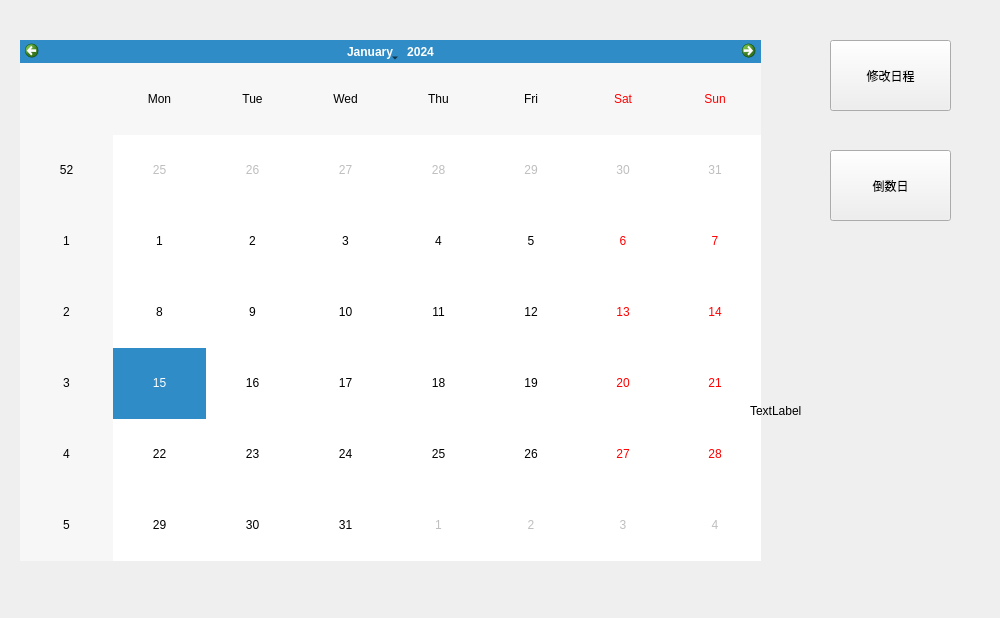
<?xml version="1.0" encoding="UTF-8"?>
<ui version="4.0">
 <class>calendarMC</class>
 <widget class="QWidget" name="calendarMC">
  <property name="geometry">
   <rect>
    <x>0</x>
    <y>0</y>
    <width>1000</width>
    <height>618</height>
   </rect>
  </property>
  <property name="minimumSize">
   <size>
    <width>1000</width>
    <height>618</height>
   </size>
  </property>
  <property name="maximumSize">
   <size>
    <width>1000</width>
    <height>618</height>
   </size>
  </property>
  <property name="windowTitle">
   <string>日历</string>
  </property>
  <property name="windowIcon">
   <iconset resource="images.qrc">
    <normaloff>:/image/cal_ico.jpg</normaloff>:/image/cal_ico.jpg</iconset>
  </property>
  <property name="styleSheet">
   <string notr="true"/>
  </property>
  <widget class="QCalendarWidget" name="calendarWidget">
   <property name="geometry">
    <rect>
     <x>20</x>
     <y>40</y>
     <width>741</width>
     <height>521</height>
    </rect>
   </property>
   <property name="whatsThis">
    <string>&lt;html&gt;&lt;head/&gt;&lt;body&gt;&lt;p&gt;你好&lt;/p&gt;&lt;/body&gt;&lt;/html&gt;</string>
   </property>
   <property name="styleSheet">
    <string notr="true"/>
   </property>
  </widget>
  <widget class="QPushButton" name="Modify">
   <property name="geometry">
    <rect>
     <x>830</x>
     <y>40</y>
     <width>121</width>
     <height>71</height>
    </rect>
   </property>
   <property name="styleSheet">
    <string notr="true"/>
   </property>
   <property name="text">
    <string>修改日程</string>
   </property>
  </widget>
  <widget class="QPushButton" name="countdowndays">
   <property name="geometry">
    <rect>
     <x>830</x>
     <y>150</y>
     <width>121</width>
     <height>71</height>
    </rect>
   </property>
   <property name="styleSheet">
    <string notr="true"/>
   </property>
   <property name="text">
    <string>倒数日</string>
   </property>
  </widget>
  <widget class="QLabel" name="label_rd">
   <property name="geometry">
    <rect>
     <x>750</x>
     <y>210</y>
     <width>251</width>
     <height>401</height>
    </rect>
   </property>
   <property name="text">
    <string>TextLabel</string>
   </property>
  </widget>
 </widget>
 <resources>
  <include location="images.qrc"/>
 </resources>
 <connections/>
</ui>
